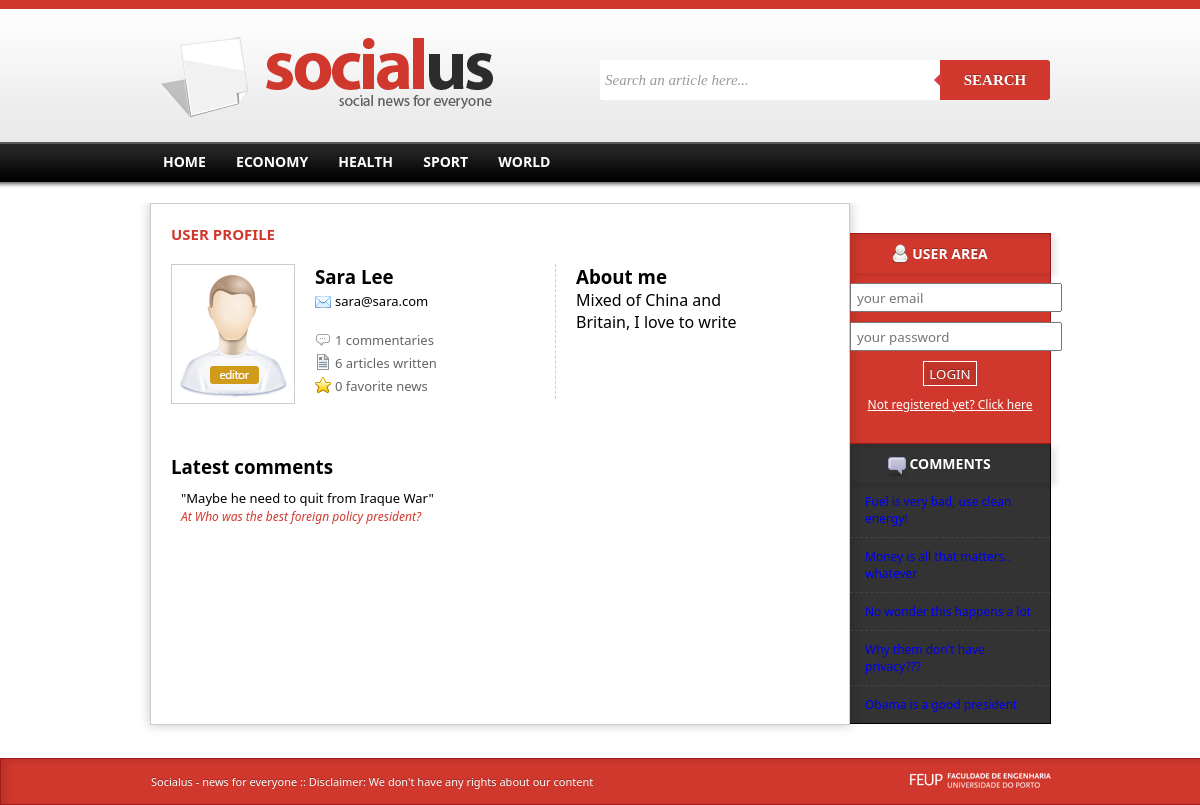
Screenshot of /userprofile.php?id=7 with the database file from the repository.
### tables this page shows
CREATE TABLE category(
	id integer primary key autoincrement,
	name text
);

CREATE TABLE user(
	id integer primary key autoincrement,
	name text,
	email text,
	password text,
	privilegeId integer,
	picture text,
	about text,
	foreign key(privilegeId) references privilege(id)
);

CREATE TABLE privilege(
	id integer primary key autoincrement,
	name text
);

CREATE TABLE comment(
	id integer primary key autoincrement,
	content text,
	datePosted date,
	userId integer,
	newsId integer,
	foreign key(userId) references user(id),
	foreign key(newsId) references news(id) 
);

CREATE TABLE news(
	id integer primary key autoincrement,
	title text,
	thumbnail text,
	datePosted date,
	content text,
	userId integer,
	categoryId integer,
	url text,
	foreign key(userId) references user(id),
	foreign key(categoryId) references category(id)
);

### datacontroller.php (called while the page is built, shortened)
<?php
include_once './config.php';
class DataController{
	protected $dataBase;
	public function __construct($dataBase,$_siteurl){
		$dbPath='sqlite:'.DBPATH.$dataBase;
		$this->dataBase = new PDO($dbPath);
	}
	public function getNewsById($id){
		$news=$this->dataBase->query('SELECT * FROM news where id='.$id);
		$news=$news->fetch(PDO::FETCH_ASSOC);
		return $news;
	}
	public function getActiveCategories(){
		$categories=$this->dataBase->query('SELECT * from activecategories');
		$categories=$categories->fetchAll(PDO::FETCH_ASSOC);
		return $categories;
	}
	function getPrivilegeName($privilegeid){
		$privilege=$this->dataBase->query('select name from privilege where id='.$privilegeid);
		$privilege=$privilege->fetch(PDO::FETCH_ASSOC);
		return $privilege['name'];
	}
	function getFavoriteNews($userid){
		$news=$this->dataBase->query("select * from news where id in(select newsid from favorite where userid=".$userid.")");
		$news=$news->fetchAll(PDO::FETCH_ASSOC);
		return $news;
	}
	function getAllNewsFromAuthor($id){
		$news=$this->dataBase->query('SELECT * from news where userid='.$id);
		$news=$news->fetchAll(PDO::FETCH_ASSOC);
		return $news;
	}
 	function getUserByid($id){
		$user=$this->dataBase->query('SELECT * FROM user where id='.$id);
		$user=$user->fetch(PDO::FETCH_ASSOC);
		return $user;
 	}
 	function getUserComments($userid){
 		$comments=$this->dataBase->query('SELECT * FROM comment where userid='.$userid);
		$comments=$comments->fetchAll(PDO::FETCH_ASSOC);
		return $comments;
 	}
 	function getCommentNews($commentid){
 		$newsid=$this->dataBase->query('SELECT newsid FROM comment where id='.$commentid);
		$newsid=$newsid->fetch(PDO::FETCH_ASSOC);
		$newsid=$newsid['newsId'];
		return $this->getNewsById($newsid);
 	}
 	function getLastComments(){
 		$comments=$this->dataBase->query("SELECT * FROM latestComments");
		$comments=$comments->fetchAll(PDO::FETCH_ASSOC);
		return $comments;
 	}
};
$data=new DataController($_database,$_siteurl);
?>

### config.php (called while the page is built, shortened)
<?php
	$_database='server.db';
	$_siteurl='http://paginas.fe.up.pt/~ei10036/socialus';
?>

### view.php (the view, shortened to what this page needs)
<?php
include_once  'datacontroller.php';
include_once 'config.php';
function printCategories($categories){
	foreach($categories as $row){
		echo "                    <li><a href=\"categorynews.php?id=".$row['id']."\">".$row['name']."</a></li>\n";
	}
}
		?>
		<?php
function printCommentsList($comments){
	global $data;
	echo "<div class=\"commentlist\"/>";
	foreach($comments as $row){
		$news=$data->getCommentNews($row['id']);
		echo "<div class=\"commenti\">";
		echo "<span class=\"ccontent\">\"".$row['content']."\"</span><br/>";
		echo "<span class=\"where\"> At <a href=\"article.php?url=".$news['url']."\">".$news['title']."</a></span>";
		echo "</div>\n";
	}
	echo "</div>";
}
function printUserProfile($id){
	global $data;
	$user=$data->getUserByid($id);
	$role=$data->getPrivilegeName($user['privilegeId']);
	$comments=$data->getUserComments($id);
	$articles=$data->getAllNewsFromAuthor($id);
	$favorites=$data->getFavoriteNews($id);
	echo "<div class=\"profilebox\"><form>";
	echo "<div class=\"rolethumb\"><img src=\"imgs/role".$role.".png\"/></div>";
	echo "<div class=\"profiledata\">\n";
	echo "<h3>".$user['name'];
	echo "</h3>";
	echo "<span class=\"email\">".$user['email']."</span><br/>";
	echo "<div class=\" stat totalcomments\">".sizeof($comments)." commentaries</div>";
	echo "<div class=\"stat totalarticles\">".sizeof($articles)." articles written</div>";
	echo "<div class=\"stat totalfavorites\">".sizeof($favorites)." favorite news</div>";
	echo "</div>";
	echo "<div class=\"aboutme\"> <h3>About me </h3>".$user['about']."</div>";
	echo "</form>";
	echo "</div>";
	echo "<h3>Latest comments</h3>";
	printCommentsList($comments);
}
function printLastComments($len){
	global $data;
	$comments=$data->getLastComments();
	$comments=array_slice($comments,0,$len);
	echo "<ul>\n";
	foreach($comments as $row){
		$news=$data->getCommentNews($row['id']);
		echo "<li><a href=\"article.php?url=".$news['url']."\">".$row['content']."</a></li>\n";
	}
	echo "</ul>";
}
?>

### css/template.css (style rules this page uses)
* { margin:0; padding:0; font-family: "Segoe UI"; }
#menu li { display:inline; text-transform:uppercase; font-weight:bold; font-size:14px; background-position: 0px 1px; padding-left:5px; padding-right:5px; }
#menu li a:link, a:visited { color:#ffffff; text-decoration:none; padding:3px 8px 3px 8px; }
.comments ul { font-size:12px; }
.comments ul li { border-bottom:dashed 1px #444; padding:10px 15px 10px 15px; }
.comments a { text-decoration:none; }
.comments ul>li:last-child { border-bottom:none; }
html, body { height: 100%; }
.commenti { font-size:13px; margin:15px 0px 0px 0px; padding:10px; }
.rolethumb { padding:5px; border:solid 1px #ccc; width:112px; height:128px; float:left; }
.profilebox { margin-top:20px; height:170px; margin-bottom:20px; }
.profiledata { width:220px; float:left; margin-left:20px; }
.profilebox .email { background:url(../imgs/email.png) no-repeat; background-position:0px 2px; padding-left:20px; font-size:13px; }
.profilebox .stat { color:#646464; font-size:13px; }
.profilebox .totalcomments { margin-top:20px; background:url(../imgs/commentstiny.png) no-repeat; padding-left:20px; }
.profilebox .totalarticles { background:url(../imgs/articlestiny.png) no-repeat; padding-left:20px; margin-top:5px; }
.profilebox .totalfavorites { background:url(../imgs/favoriteyes.png) no-repeat; padding-left:20px; margin-top:5px; }
.profilebox .aboutme { border-left:dashed 1px #ccc; height:135px; width:200px; float:left; padding-left:20px; margin-left:20px; }
.commentlist .commenti .where { font-size:12px; color:#d1382d; font-style:italic; }
.commentlist .commenti .where a { color:#d1382d; text-decoration:none; }
.commentlist .commenti { margin:0; }

### rows the page displays
category: name "ECONOMY"
category: name "HEALTH"
category: name "SPORT"
category: name "WORLD"
user: privilegeId.name (picture), name "Sara Lee", email "sara@sara.com", about "Mixed of China and Britain, I love to write"
comment: content "Maybe he need to quit from Iraque War", id+newsId "Who was the best foreign policy president?"
comment: content "Fuel is very bad, use clean energy!"
comment: content "Money is all that matters.. whatever"
comment: content "No wonder this happens a lot"
comment: content "Why them don't have privacy???"
comment: content "Obama is a good president"

### other values shown
sizeof($comments) "1"
sizeof($articles) "6"
sizeof($favorites) "0"
